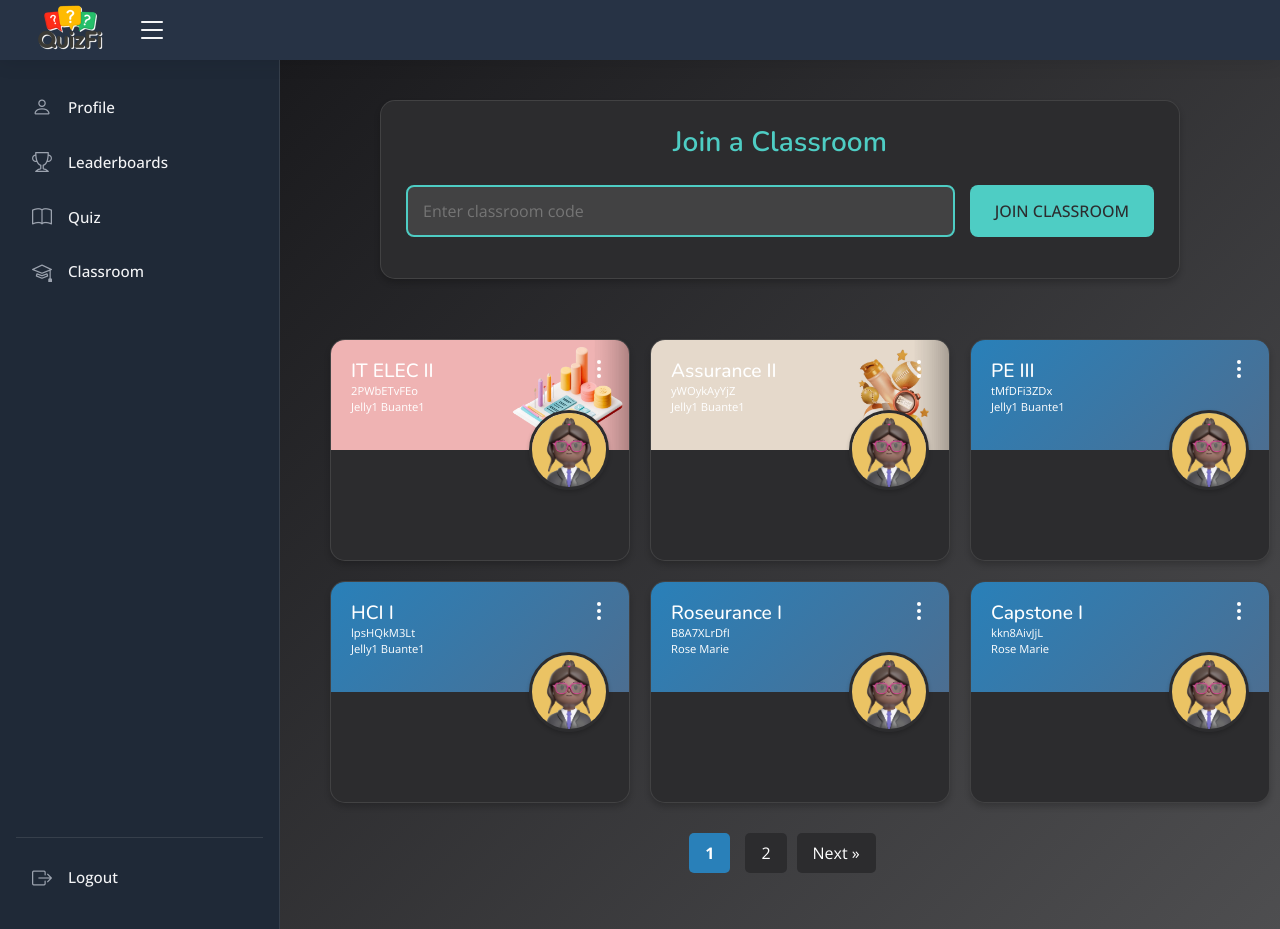
Page /students/classroom.php (signed in) on the committed database.
### tables this page shows
CREATE TABLE IF NOT EXISTS `student_classroom` (
  `student_classroom_id` int NOT NULL AUTO_INCREMENT,
  `classroom_id` int NOT NULL,
  `student_id` int NOT NULL,
  PRIMARY KEY (`student_classroom_id`),
  KEY `student_id` (`student_id`),
  KEY `classroom_id` (`classroom_id`)
);

CREATE TABLE IF NOT EXISTS `classroom` (
  `classroom_id` int NOT NULL AUTO_INCREMENT,
  `user_id` int NOT NULL,
  `classroom_code` varchar(255) DEFAULT NULL,
  `classroom_name` varchar(255) NOT NULL,
  `classroom_desc` text NOT NULL,
  `profile_path` text,
  PRIMARY KEY (`classroom_id`),
  KEY `user_id` (`user_id`)
);

CREATE TABLE IF NOT EXISTS `educators` (
  `educator_id` int NOT NULL AUTO_INCREMENT,
  `user_id` int NOT NULL,
  `lastname` varchar(255) NOT NULL,
  `firstname` varchar(255) NOT NULL,
  `department` varchar(255) NOT NULL,
  `profile_path` text,
  PRIMARY KEY (`educator_id`),
  KEY `user_id` (`user_id`)
);

### students/includes/session.php (called while the page is built, shortened)
<?php
include 'db/dbconn.php';
$user_id = $_SESSION['user_id'];
$stmt = $conn->prepare("SELECT * FROM students WHERE user_id = ?");
$stmt->bind_param('i', $user_id);
$stmt->execute();
$result = $stmt->get_result();
$row1 = $result->fetch_assoc();
$studentId = $row1['student_id'] ?? null;

### students/classroom.php (the view, shortened to what this page needs)
<?php
include('includes/header.php');
include('includes/session.php');
?>
<link rel="stylesheet" href="https://cdnjs.cloudflare.com/ajax/libs/font-awesome/6.5.1/css/all.min.css">
<link rel="stylesheet" href="css/loading-screen.css">
<link rel="stylesheet" href="css/classroom.css">
<body>
    <header id="header" class="header fixed-top d-flex align-items-center">
        <?php include 'includes/nav-top.php'; ?>
        <?php include 'includes/sidebar.php'; ?>
        <main id="main" class="main">
            <div class="join-classroom-container">
                <h2>Join a Classroom</h2>
                <form id="joinClassroom">
                    <div class="classroom-code-group">
                        <input type="text" id="classroom-code" class="classroom-code" placeholder="Enter classroom code"
                            required />
                        <button type="submit" class="join-button">Join Classroom</button>
                    </div>
                </form>
            </div>
            <div class="classroom-container">
                <div class="classroom-card-grid">
                    <?php
                    $limit = 6;
                    $page = isset($_GET['page']) ? (int) $_GET['page'] : 1;
                    $offset = ($page - 1) * $limit;
                    $totalClassrooms = "SELECT COUNT(*) as total FROM student_classroom WHERE student_id = ?";
                    $totalStmt = $conn->prepare($totalClassrooms);
                    $totalStmt->bind_param("i", $studentId);
                    $totalStmt->execute();
                    $totalResult = $totalStmt->get_result();
                    $totalRow = $totalResult->fetch_assoc();
                    $totalrooms = $totalRow['total'];
                    $totalPages = ceil($totalrooms / $limit);
                    $ClassroomQuery = "SELECT * FROM student_classroom LEFT JOIN classroom ON classroom.classroom_id = student_classroom.classroom_id WHERE student_id = ? LIMIT ? OFFSET ?";
                    $Cstmt = $conn->prepare($ClassroomQuery);
                    $Cstmt->bind_param('iii', $studentId, $limit, $offset);
                    $Cstmt->execute();
                    $Cresult = $Cstmt->get_result();
                    $counter = 0;
                    if ($Cresult->num_rows > 0):
                        while ($class = $Cresult->fetch_assoc()) {
                            $mainRoomId = $conn->prepare("SELECT profile_path FROM classroom WHERE classroom_id = ?");
                            $mainRoomId->bind_param("i", $class['classroom_id']);
                            $mainRoomId->execute();
                            $mainRoomIdResult = $mainRoomId->get_result();
                            $mainRoom = $mainRoomIdResult->fetch_assoc();
                            $imagePath = $mainRoom['profile_path'];
                            $educator_user_id = $class['user_id'];
                            $RoomCreator = "SELECT firstname, lastname FROM educators WHERE user_id = ?";
                            $RoomCreator = $conn->prepare($RoomCreator);
                            $RoomCreator->bind_param("i", $educator_user_id);
                            $RoomCreator->execute();
                            $RoomCreatorResult = $RoomCreator->get_result();
                            $creator = $RoomCreatorResult->fetch_assoc();
                            $creator_name = $creator['firstname'] . " " . $creator['lastname'];
                            if ($counter % 3 == 0 && $counter > 0) {
                                echo '</div><div class="classroom-card-grid">';
                            }
                    ?>
                            <div class="classroom-card" data-room-id="<?php echo $class['classroom_id']; ?>">
                                <div class="classroom-card-header"
                                    style="<?php echo !empty($imagePath) ? "background-image: url('$imagePath');" : 'background: var(--card-header-color)' ?>">
                                    <div class="menu">
                                        <div class="dots1"
                                            onclick="toggleDropdown(event, <?php echo $class['classroom_id']; ?>)">
                                            <div class="dot1"></div>
                                            <div class="dot1"></div>
                                            <div class="dot1"></div>
                                        </div>
                                    </div>
                                    <div class="classroom-card-title">
                                        <h3><?= $class['classroom_name']; ?></h3>
                                        <div class="subtitle">
                                            <span><?= $class['classroom_code']; ?></span>
                                            <span><?= $creator_name; ?></span>
                                        </div>
                                    </div>
                                    <div class="classroom-card-profile">
                                        <img src="assets/3d-profiles/female-teacher-1.jpg" alt="Creator-Profile">
                                    </div>
                                </div>
                                <div class="classroom-card-body"
                                    onclick="confirmRoom('<?php echo htmlspecialchars($class['classroom_name']); ?>', <?php echo htmlspecialchars($class['classroom_id']); ?>)">
                                </div>
                            </div>
                    <?php
                            $counter++;
                        }
                    else:
                        echo '<div class="room-container no-room">
                    <img src="assets/img/no-room.svg" alt="No Room Joined">
                    <p>You have not joined any classroom.</p>
                    </div>';
                    endif;
                    if ($counter > 0) {
                        echo '</div>';
                    }
                    if ($totalPages > 1) {
                        echo '<div class="pagination">';
                        for ($i = 1; $i <= $totalPages; $i++) {
                            if ($i == $page) {
                                echo '<span class="current-page">' . $i . '</span>';
                            } else {
                                echo '<a href="?page=' . $i . '">' . $i . '</a>';
                            }
                        }
                        if ($page < $totalPages) {
                            echo '<a href="?page=' . ($page + 1) . '">Next &raquo;</a>';
                        }
                        echo '</div>';
                    }
                    ?>
                </div>
        </main>
</body>
</html>

### students/css/style.css (style rules this page uses)
body { background: var(--background); font-family: "Open Sans", sans-serif; color: #444444; }
a { color: #4154f1; text-decoration: none; }
h1, h2, h3, h4, h5, h6 { font-family: "Nunito", sans-serif; }
#main { margin-top: 60px; padding: 20px 30px; transition: all 0.3s; }
.header { transition: all 0.5s; z-index: 997; height: 60px; box-shadow: 0px 2px 20px rgba(0, 0, 0, 0.1); background-color: #273345; padding-left: 20px; }

### students/css/sidebar.css (style rules this page uses)
@media (min-width: 1200px) { #main, #footer { margin-left: 280px; } }

### students/css/classroom.css (style rules this page uses)
.main { background: var(--background); min-height: 100vh; padding: 20px; }
.join-classroom-container { border: 1px solid rgba(255, 255, 255, 0.1); max-width: 800px; margin: 20px auto; padding: 25px; background: var(--card-background); border-radius: 15px; box-shadow: 0 4px 6px rgba(0, 0, 0, 0.2); }
.join-classroom-container h2 { font-size: 1.75rem; text-align: center; margin-bottom: 25px; color: var(--secondary-color); font-weight: 600; }
.classroom-code-group { display: flex; gap: 15px; }
.classroom-code { flex: 1; padding: 12px 15px; font-size: 1rem; background: rgba(255, 255, 255, 0.1); border: 2px solid var(--secondary-color); border-radius: 8px; color: var(--text-color); transition: all var(--transition-duration) var(--transition-timing-function); }
.join-button { padding: 12px 25px; font-size: 1rem; background: var(--secondary-color); color: var(--card-background); border: none; border-radius: 8px; cursor: pointer; transition: all var(--transition-duration) var(--transition-timing-function); font-weight: 500; text-transform: uppercase; }
.classroom-container { max-width: 1200px; margin: 20px auto; padding: 20px; }
.classroom-card-grid { display: grid; grid-template-columns: repeat(3, minmax(300px, 1fr)); gap: 20px; margin: 20px 0; }
.classroom-card { border: 1px solid rgba(255, 255, 255, 0.1); background: var(--card-background); border-radius: 15px; overflow: hidden; box-shadow: 0 4px 6px rgba(0, 0, 0, 0.2); transition: all var(--transition-duration) var(--transition-timing-function); }
.classroom-card-header { background-size: cover; background-repeat: no-repeat; background-position: center; position: relative; padding: 20px; min-height: 110px; }
.classroom-card-profile { position: absolute; right: 20px; bottom: -40px; width: 80px; height: 80px; border: 3px solid var(--card-background); border-radius: 50%; overflow: hidden; z-index: 3; box-shadow: 0 2px 4px rgba(0, 0, 0, 0.2); }
.classroom-card-profile img { width: 100%; height: 100%; object-fit: cover; }
.menu { position: absolute; top: 20px; right: 20px; z-index: 4; }
.dots1 { width: 20px; cursor: pointer; display: flex; flex-direction: column; align-items: center; gap: 3px; }
.dot1 { width: 4px; height: 4px; background-color: var(--text-color); border-radius: 50%; }
.classroom-card-title { color: var(--text-color); margin-bottom: 10px; }
.classroom-card-title h3 { font-size: 1.2rem; margin: 0; }
.subtitle { display: flex; flex-direction: column; font-size: 0.7rem; }
.classroom-card-body { min-height: 110px; padding: 20px; color: var(--text-color); }
.pagination { display: flex; justify-content: center; gap: 10px; margin-top: 30px; }
.pagination a { padding: 8px 16px; background: var(--card-background); color: var(--text-color); border-radius: 5px; transition: all var(--transition-duration) var(--transition-timing-function); }
.pagination .current-page { font-weight: bold; padding: 8px 16px; margin: 0 5px; background-color: #2980b9; color: #fff; border-radius: 5px; }

### rows in the picture
student_classroom: classroom.profile_path (picture), classroom.classroom_name "IT ELEC II", classroom.classroom_code "2PWbETvFEo", educators.firstname+lastname "Jelly1 Buante1"
student_classroom: classroom.profile_path (picture), classroom.classroom_name "Assurance II", classroom.classroom_code "yWOykAyYjZ", educators.firstname+lastname "Jelly1 Buante1"
student_classroom: classroom.classroom_name "PE III", classroom.classroom_code "tMfDFi3ZDx", educators.firstname+lastname "Jelly1 Buante1"
student_classroom: classroom.classroom_name "HCI I", classroom.classroom_code "lpsHQkM3Lt", educators.firstname+lastname "Jelly1 Buante1"
student_classroom: classroom.classroom_name "Roseurance I", classroom.classroom_code "B8A7XLrDfI", educators.firstname+lastname "Rose Marie"
student_classroom: classroom.classroom_name "Capstone I", classroom.classroom_code "kkn8AivJjL", educators.firstname+lastname "Rose Marie"
